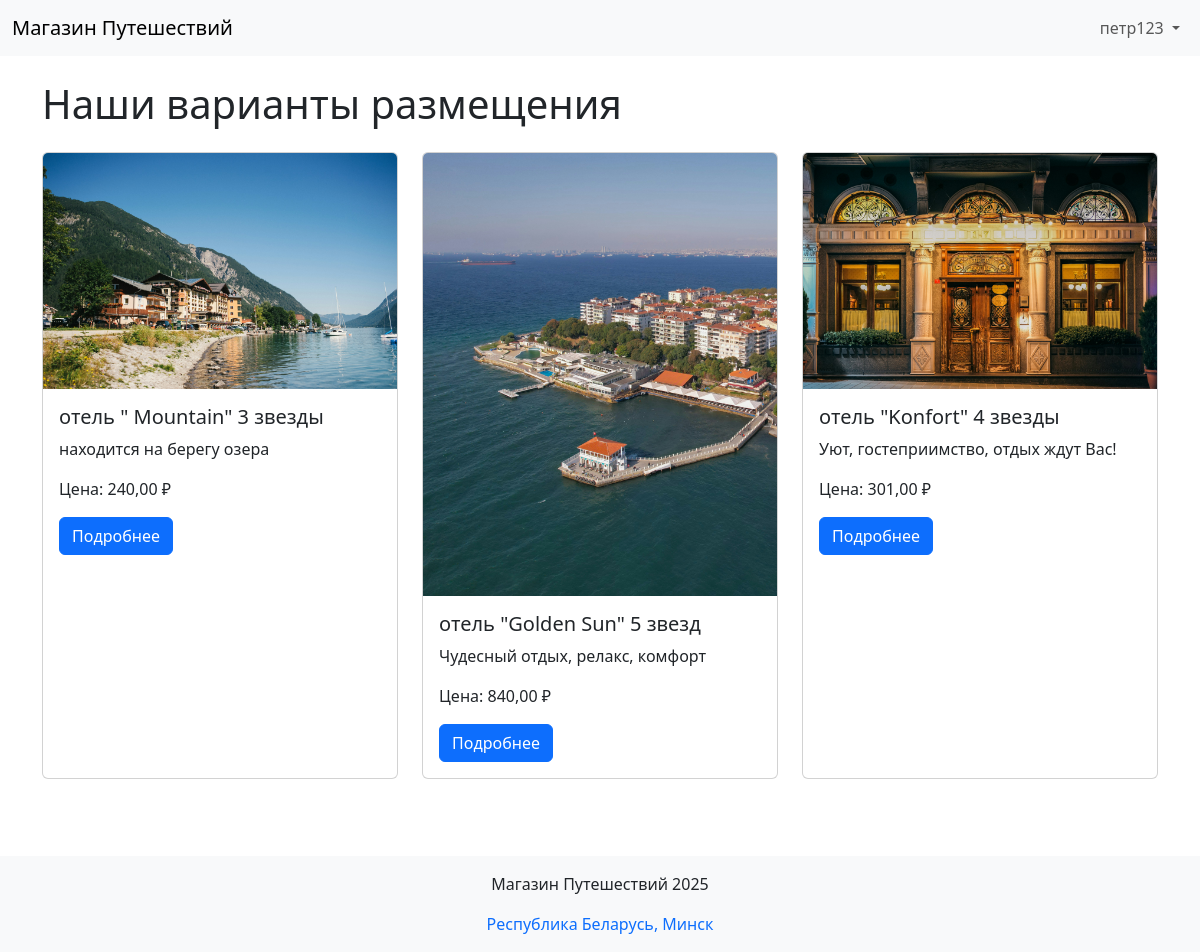
The page /accommodations/ (signed in) on the database its author committed.
### authapp/models.py (models this page shows)
class TravelUser(AbstractUser):
    avatar = models.ImageField(upload_to='users_avatars', blank=True)
    age = models.PositiveIntegerField(default=18, verbose_name='возраст')

### mainapp/models.py (models this page shows, shortened)
class Accommodation(models.Model):
    country = models.ForeignKey(ListOfCountries, on_delete=models.CASCADE)
    region = models.ForeignKey(Regions, on_delete=models.CASCADE)
    name = models.CharField(max_length=128, verbose_name='название проживания')
    image = models.ImageField(upload_to='accommodation_img', blank=True, null=True)
    short_desc = models.TextField(max_length=128, blank=True, verbose_name='краткое описание продукта')
    description = models.TextField(blank=True, verbose_name='описание продукта')
    availability = models.PositiveIntegerField(verbose_name='количество свободных номеров')
    price = models.DecimalField(max_digits=8, decimal_places=2, default=0, verbose_name='цена')
    room_desc = models.CharField(max_length=80, blank=True, verbose_name='краткое описание комнаты')
    is_active = models.BooleanField(default=True, verbose_name='активна')
    @staticmethod
    def get_items():
        return Accommodation.objects.filter(is_active=True).order_by('country', 'region', 'name')
    class Meta:
        verbose_name = 'отель'
        verbose_name_plural = 'отели'
        unique_together = ('region', 'name')

### mainapp/views.py (the view)
# urls.py: path('accommodations/', mainapp.accommodations, name='accommodations'),
def accommodations(request):
    objs = Accommodation.get_items()
    return render(request, 'mainapp/accommodations.html', {'accommodations': objs})

### mainapp/templates/mainapp/accommodations.html (shortened to what this page needs)
{% extends "base.html" %}
{% load static %}
{% block content %}
<div class="container mt-4">
    <h1 class="mb-4">Наши варианты размещения</h1>
    <div class="row row-cols-1 row-cols-md-3 g-4">
        {% for obj in accommodations %}
        <div class="col">
            <div class="card h-100">
                {% if obj.image %}
                <img src="{{ obj.image.url }}" class="card-img-top" alt="{{ obj.name }}">
                {% else %}
                <img src="{% static 'mainapp/images/default.jpg' %}" class="card-img-top" alt="{{ obj.name }}">
                {% endif %}
                <div class="card-body">
                    <h5 class="card-title">{{ obj.name }}</h5>
                    <p class="card-text">{{ obj.short_desc }}</p>
                    <p class="card-text">Цена: {{ obj.price }} ₽</p>
                    <a href="{% url 'mainapp:accommodation' pk=obj.id %}" class="btn btn-primary">Подробнее</a>
                </div>
            </div>
        </div>
        {% endfor %}
    </div>
</div>
{% endblock %}

### templates/includes/navbar.html (shortened to what this page needs)
<nav class="navbar navbar-expand-lg navbar-light bg-light">
  <div class="container-fluid">
    <a class="navbar-brand" href="{% url 'mainapp:main' %}">Магазин Путешествий</a>
    <div class="collapse navbar-collapse" id="navbarNav">
      <ul class="navbar-nav ms-auto">
        {% if user.is_authenticated %}
          <li class="nav-item dropdown">
            <a class="nav-link dropdown-toggle" href="#" id="navbarDropdown" role="button"
               data-bs-toggle="dropdown" aria-expanded="false">
              {{ user.username|default:'Пользователь' }}
            </a>
          </li>
        {% else %}
          <li class="nav-item">
            <a class="nav-link" href="{% url 'authapp:login' %}">Войти</a>
          </li>
        {% endif %}
      </ul>
    </div>
  </div>
</nav>

### mainapp/static/css/style.css (style rules this page uses)
html, body { height: 100%; margin: 0; }

### rows shown on the page
TravelUser: username "петр123"
Accommodation: image (picture), name "отель \" Mountain\" 3 звезды", short_desc "находится на берегу озера", price "240,00"
Accommodation: image (picture), name "отель \"Golden Sun\" 5 звезд", short_desc "Чудесный отдых, релакс, комфорт", price "840,00"
Accommodation: image (picture), name "отель \"Konfort\" 4 звезды", short_desc "Уют, гостеприимство, отдых ждут Вас!", price "301,00"
